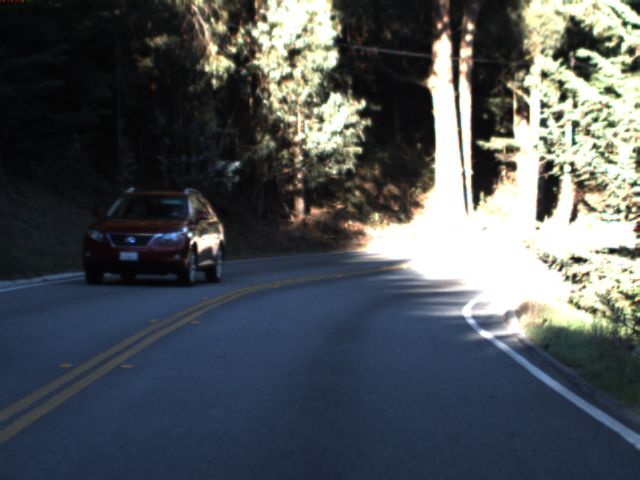
//> input picture EqualizeHistogram/image/input.jpg, 640 x 480 px
$ ./histogram   (built with g++ and OpenCV 4)
//> lines starting //> are read from the running program, lines starting //| are printed output that depends on the picture
#include <iostream>
#include <stdlib.h>
#include <vector>
#include <unordered_map>
#include <string>
#include <iostream>
#include "opencv2/core.hpp"
#include "opencv2/highgui.hpp"
#include "opencv2/imgproc.hpp"

using namespace std;
using namespace cv;

int* makeHist(Mat input);
int* makeAccum(int* hist);
Mat drawHist(Mat input, const int* hist, const int* accum);

int main()
{
	// importing image as grayscale
	Mat input = imread("image/input.jpg",0);
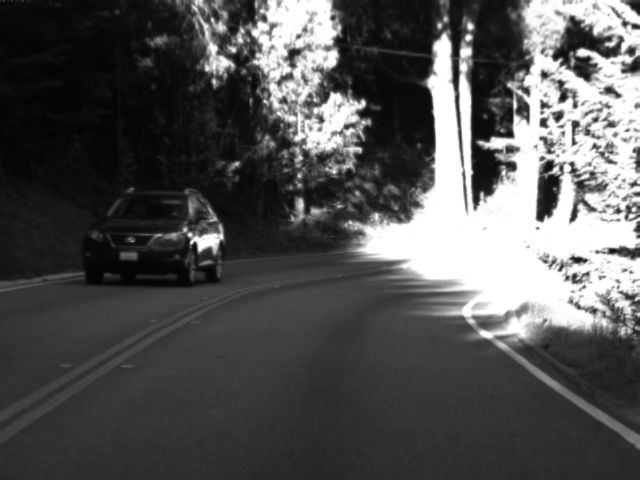
//> input: 480 rows x 640 cols, CV_8UC1; min 0, max 255, mean 82.1
	int* hist_input = makeHist(input);
//> the loop in makeHist, `for(int i=0; i<input.cols*input.rows; i++)` made 307200 passes
//> loc on passes 1 to 3: 31, 30, 16
	int* accum_input = makeAccum(hist_input);
	Mat draw_input = drawHist(input,hist_input,accum_input);
//> the loop in drawHist, `for(int i=0; i<256; i++) if(max<(int)hist[i]) max = (int)hist[i];` made 256 passes
//> max on passes 1, 4, 5, 6, 7, 8, 12, 45, 46, 47, 50, 256: 3, 56, 580, 2689, 4331, 4755, 4867, 5555, 5836, 6121, 6468, 23232
//> after the loop in drawHist, `for(int i=0; i<256; i++) if(max<(int)hist[i]) max = (int)hist[i];`: max = 23232
//> in drawHist, `flip(hist_image,hist_image,0);`: hist_image: 480 rows x 640 cols, CV_8UC3; mean B, G, R 0, 0, 12.9
	imwrite("image/draw_input.jpg", draw_input); // exporting image
	draw_input.release();

	// equalize image
	int* hist_output = new int[256];
	for(int k=0; k<256; k++) hist_output[k]=0;
	Mat output = Mat::zeros(Size(input.cols,input.rows),CV_8UC1);
	for(int i=0; i<output.rows; i++){
		for(int j=0; j<output.cols; j++){
			output.data[input.cols*i+j] = (unsigned char)((double)accum_input[input.data[input.cols*i+j]]*255/(input.cols*input.rows));
			int loc = (int)output.data[input.cols*i+j];
			hist_output[loc]++;
		}
	}
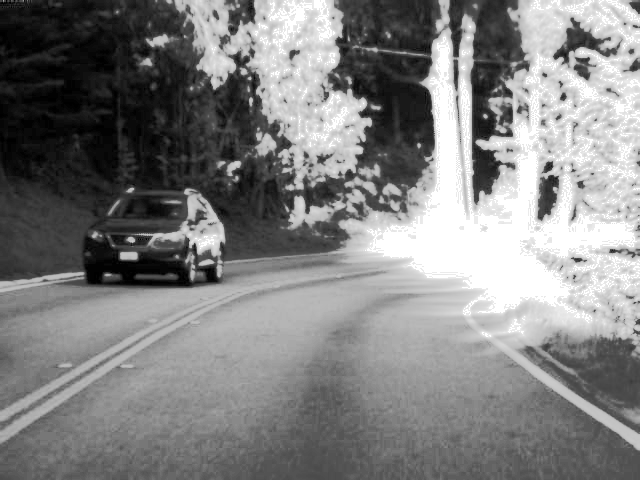
//> output: 480 rows x 640 cols, CV_8UC1; min 0, max 255, mean 129
	int* accum_output = makeAccum(hist_output);
	Mat draw_output = drawHist(output, hist_output, accum_output);
//> the loop in drawHist (call 2), `for(int i=0; i<256; i++) if(max<(int)hist[i]) max = (int)hist[i];` made 256 passes
//> in drawHist (call 2), `flip(hist_image,hist_image,0);`: hist_image: 480 rows x 640 cols, CV_8UC3; mean B, G, R 0, 0, 13.1
//> after the loop in drawHist (call 2), `for(int i=0; i<256; i++) rectangle(accum_image, Rect(i,0,1,(int)(accum..`:
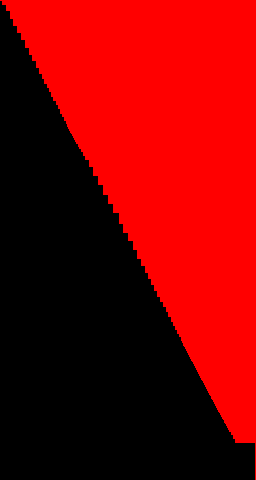
//> accum_image: 480 rows x 256 cols, CV_8UC3; mean B, G, R 0, 0, 126.2
//> in drawHist (call 2), `flip(accum_image,accum_image,0);`:
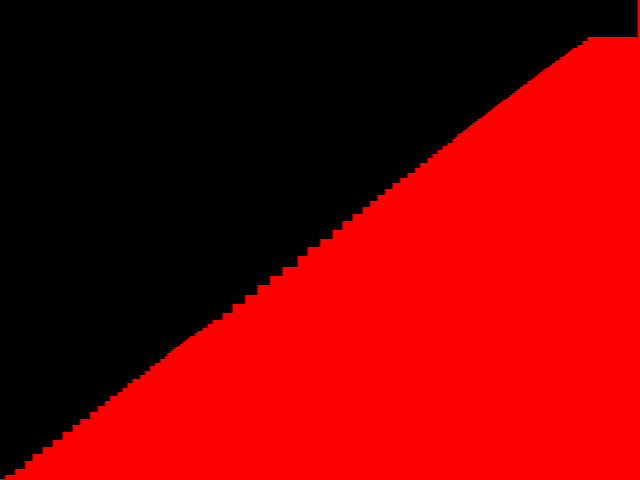
//> accum_image: 480 rows x 640 cols, CV_8UC3; mean B, G, R 0, 0, 126.2
	imwrite("image/output.jpg", draw_output); // exporting image
	draw_output.release();

	// comparing with OpenCV result
	Mat output_cv;
	equalizeHist(input,output_cv);
	int* hist_cv = makeHist(output_cv);
//> the loop in makeHist (call 2), `for(int i=0; i<input.cols*input.rows; i++)` made 307200 passes
//> loc on passes 1 to 3: 71, 70, 42
	int* accum_cv = makeAccum(hist_cv);
	Mat draw_cv = drawHist(output_cv,hist_cv,accum_cv);
//> the loop in drawHist (call 3), `for(int i=0; i<256; i++) if(max<(int)hist[i]) max = (int)hist[i];` made 256 passes
//> after the loop in drawHist (call 3), `for(int i=0; i<256; i++) rectangle(hist_image, Rect(i,0,1,(int)(input...`:
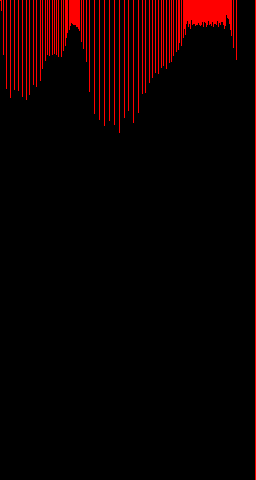
//> hist_image: 480 rows x 256 cols, CV_8UC3; mean B, G, R 0, 0, 13
//> in drawHist (call 3), `flip(hist_image,hist_image,0);`:
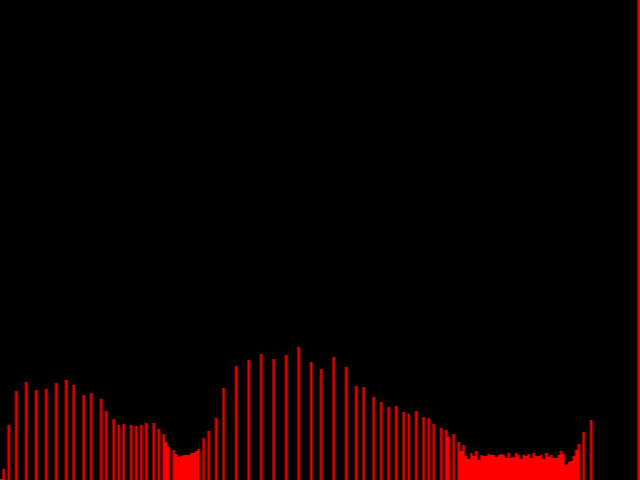
//> hist_image: 480 rows x 640 cols, CV_8UC3; mean B, G, R 0, 0, 13.1
//> in drawHist (call 3), `hconcat(images,drawing);`:
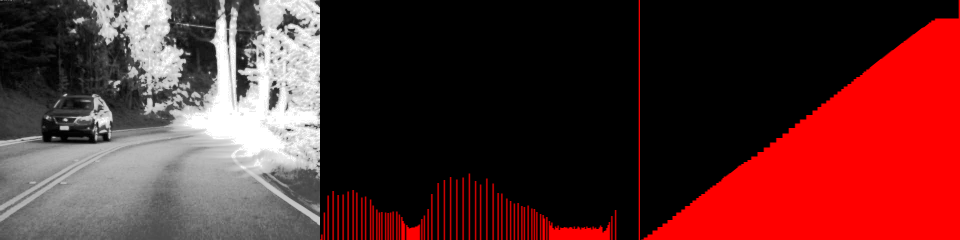
//> drawing: 480 rows x 1920 cols, CV_8UC3 (shown at 1/2 size); mean B, G, R 43.2, 43.2, 89.4
	imwrite("image/output_cv.jpg", draw_cv); // exporting image
	draw_cv.release();

    return 0;
}

int* makeHist(Mat input){
	int* hist =  new int[256]; // save pixel value to 1D
	for(int k=0; k<256; k++) hist[k]=0;
	for(int i=0; i<input.cols*input.rows; i++){
		int loc = (int)input.data[i];
		hist[loc]++;
	}
	return hist;
}

int* makeAccum(int* hist){
	// accumulating histogram information
	int* sum = new int[256];
	for(int i=0; i<256; i++){
		sum[i]=0; // initialization
		for(int j=0; j<=i; j++) sum[i] += (int)hist[j];
	}
	return sum;
}

Mat drawHist(Mat input, const int* hist, const int* accum){
	vector<Mat> images(3);
	Mat drawing = Mat::zeros(Size(input.cols*3,input.rows),CV_8UC3);
	cvtColor(input,input,COLOR_GRAY2BGR);
	input.copyTo(images[0]);

	// drawing histogram
	int max=0;
	for(int i=0; i<256; i++) if(max<(int)hist[i]) max = (int)hist[i];
	Mat hist_image = Mat::zeros(Size(256,input.rows),CV_8UC3);
	for(int i=0; i<256; i++) rectangle(hist_image, Rect(i,0,1,(int)(input.rows*hist[i]/max)), Scalar(0,0,255), -1);
	resize(hist_image,hist_image,Size(input.cols,input.rows));
	flip(hist_image,hist_image,0); // flip the image with x axis for erect image
	hist_image.copyTo(images[1]);
	hist_image.release();

	// drawing accumulated histogram
	Mat accum_image = Mat::zeros(Size(256,input.rows),CV_8UC3);
	for(int i=0; i<256; i++) rectangle(accum_image, Rect(i,0,1,(int)(accum[i]/input.cols)), Scalar(0,0,255), -1); // drawing sum of histogram with scaling
	resize(accum_image,accum_image,Size(input.cols,input.rows));
	flip(accum_image,accum_image,0); // flip the image with x axis for erect image
	accum_image.copyTo(images[2]);
	accum_image.release();

	// combining images
	hconcat(images,drawing);
	images.clear();
	return drawing;
}
